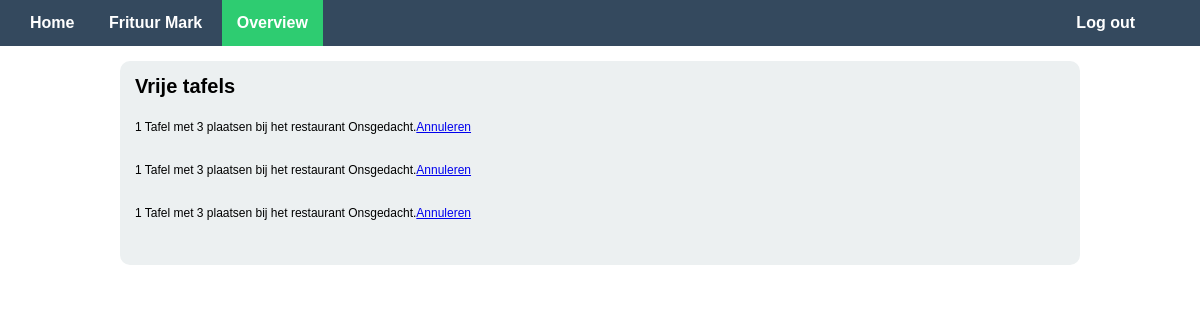
Screenshot of /Overview.php?id=4 (signed in) with the database file from the repository.
### tables this page shows
CREATE TABLE `restaurants` (
  `ID_Restaurant` int(11) NOT NULL AUTO_INCREMENT,
  `Name` varchar(255) NOT NULL,
  `Discription` varchar(255) NOT NULL,
  `Categorie` varchar(255) NOT NULL,
  `FK_Keeper_ID` int(11) NOT NULL,
  PRIMARY KEY (`ID_Restaurant`)
);

CREATE TABLE `reservations` (
  `ID_Resevation` int(11) NOT NULL AUTO_INCREMENT,
  `Date` date NOT NULL,
  `Time` time NOT NULL,
  `AmountPeople` int(255) NOT NULL,
  `FK_Customer_ID` int(11) NOT NULL,
  `FK_Table_ID` int(11) NOT NULL,
  `FK_Restaurant_ID` int(11) NOT NULL,
  PRIMARY KEY (`ID_Resevation`),
  KEY `FK_Customer_ID` (`FK_Customer_ID`),
  KEY `FK_Table_ID` (`FK_Table_ID`),
  KEY `FK_Restaurant_ID` (`FK_Restaurant_ID`),
  KEY `FK_Customer_ID_2` (`FK_Customer_ID`)
);

### classes/Restaurant.class.php (called while the page is built, shortened)
<?php
	include_once("Db.class.php");
	class Restaurant{
		private $m_iSelectedId;
		public function __set($p_sProperty, $p_vValue)
		{
			switch ($p_sProperty)
			{
				case "SelectedId":
				$this->m_iSelectedId = $p_vValue;
				break;
			}
		}
		public function GetRestaurant($id)
		{
			$db = new Db();
			$sql = "Select * from restaurants where ID_Restaurant = " . $db->conn->real_escape_string($id) . ";";
			$select = $db->conn->query($sql);
			while($oneSelect = $select->fetch_assoc())
			{
				return $oneSelect;
			}
			return $select;
		}
		public function GetTitle()
		{
			$db = new Db();
			$sql = "Select Name from restaurants where ID_Restaurant = '" . $db->conn->real_escape_string($this->m_iSelectedId) . "' ";
    		$res = $db->conn->query($sql);
    		$row = mysqli_fetch_array($res);
			return $title = $row[0];
		}
	}
 ?>

### classes/Db.class.php (called while the page is built, shortened)
<?php
	class Db
	{
		private $m_sHost = "localhost";
		private $m_sUser = "root";
		private $m_sPassword = "test";
		private $m_sDatabase = "TableSpot";
		public function __construct()
		{
			$this->conn = new mysqli($this->m_sHost, $this->m_sUser, $this->m_sPassword, $this->m_sDatabase);
		}
	}
?>

### classes/Customer.class.php (called while the page is built, shortened)
<?php
	include_once('Db.class.php');
	class Customer
	{
		public function Select($email)
		{
			$db = new Db();
			$sql = "SELECT * FROM customers WHERE Email = '".$db->conn->real_escape_string($email)."';";
			$select = $db->conn->query($sql);
			$numberofRows = $select->num_rows;
			if($numberofRows === 1)
			{
				while ($oneSelect = $select->fetch_assoc())
				{
					return $oneSelect;
				}
			} else {
				throw new Exception("Client not found");
			}
		}
	}
 ?>

### classes/Reservation.class.php (called while the page is built, shortened)
<?php
	include_once('Db.class.php');
	class Reservation
	{
		public function SelectReservaties($customer)
		{
			$db = new Db();
			$sql = "SELECT * FROM reservations WHERE FK_Customer_ID = " . $db->conn->real_escape_string($customer) . ";";
			$select = $db->conn->query($sql);
			return $select;
		}
	}
?>

### Overview.php (the view, shortened to what this page needs)
<?php
	if(isset($_SESSION['email']))
	{
		try
		{
		$email = $_SESSION['email'];
		include_once("classes/Restaurant.class.php");
		$restaurant = new Restaurant();
		$restaurant->SelectedId = $_GET['id'];
		include_once("classes/Customer.class.php");
		$customer = new Customer();
		$activeUser = $customer->Select($email);
		} catch (Exception $e)
		{
			$error = $e->getMessage();
		}
	} else {
		header("Location: index.php");
	}
?><!doctype html>
<html lang="en">
<head>
	<link rel="stylesheet" type="text/css" href="css/reset.css">
	<link href="css/Tablespot.css" rel="stylesheet">
</head>
<body>
	<div id="user">
	<?php
	include_once("include/navincludeKlant.php");
	?>
	<div id="container">
		<div class="menus">
		<h1>Vrije tafels</h1>
			<?php
			try{
				if(!empty($activeUser))
				{
					include_once("include/navincludeKlant.php");
					include_once("classes/Reservation.class.php");
					include_once("classes/Restaurant.class.php");
					$reservation = new Reservation();
					$restaurant = new Restaurant();
					$allreservations = $reservation->SelectReservaties($activeUser['ID_Customer']);
					while ($oneReservation = $allreservations->fetch_assoc())
					{
						$oneRestaurant = $restaurant->getRestaurant($oneReservation["FK_Restaurant_ID"]);
						echo "<p>1 Tafel met " . $oneReservation["AmountPeople"] . " plaatsen bij het restaurant " . $oneRestaurant["Name"] . ".<a href='#' class='annuleren' data-id='" . $oneReservation['ID_Resevation'] . "'>Annuleren</a></p><br/>";
					}
				}
			} catch (Exception $e) {
				$error = $e->getMessage();
			}
			?>
		</div>
		</div>
		</div>
</body>
</html>

### include/navincludeKlant.php
<nav>
	<li <?php echo (basename($_SERVER['SCRIPT_FILENAME'])=='Home.php'? ' class="active' : '');?>><a href="Home.php">Home</a></li>
	<li <?php echo (basename($_SERVER['SCRIPT_FILENAME'])=='Restaurant.php'? ' class="active"' : '');?>>
		<?php echo "<a href='Restaurant.php?id=" . $_GET['id']. "'>";
			  echo $restaurant->GetTitle() . "</a></li>"; ?>
	<li <?php echo (basename($_SERVER['SCRIPT_FILENAME'])=='Overview.php'? ' class="active"' : '');?>>
		<?php echo "<a href='Overview.php?id=" . $_GET['id']. "'>Overview</a></li>"; ?>
	<li><a href="Logout.php" id="logout">Log out</a></li>
</nav>

### css/Tablespot.css (style rules this page uses)
body { background-color: #fff; }
#container { position: relative; margin: auto; width: 990px; height: auto; }
nav { background-color: #34495E; padding: 15px; color:#ffffff; font-size: 100%; font-family: ‘Trebuchet MS’, Helvetica, sans-serif; font-weight: bold; }
nav li { display: inline; padding: 15px; }
nav li a { color: #ffffff; text-decoration: none; }
.active { color: #ffffff; background-color: #2ECC71; }
#logout { color: #ffffff; margin-top: -35px; margin-right: 50px; float: right; }
nav li #logout { color: #ffffff; margin-top: 0px; margin-right: 50px; float: right; }
.menus { padding: 15px; margin: 15px; background-color: #ECF0F1; -webkit-border-radius: 10px; -moz-border-radius: 10px; border-radius: 10px; }
.menus h1 { font-family: ‘Trebuchet MS’, Helvetica, sans-serif; font-weight: bold; font-size: 125%; margin-bottom: 25px; }
.menus p { font-family: ‘Trebuchet MS’, Helvetica, sans-serif; font-weight: normal; font-size: 75%; margin-bottom: 15px; }

### rows the page displays
restaurants: Name "Frituur Mark"
reservations: AmountPeople "3", FK_Restaurant_ID.Name "Onsgedacht"
reservations: AmountPeople "3", FK_Restaurant_ID.Name "Onsgedacht"
reservations: AmountPeople "3", FK_Restaurant_ID.Name "Onsgedacht"
